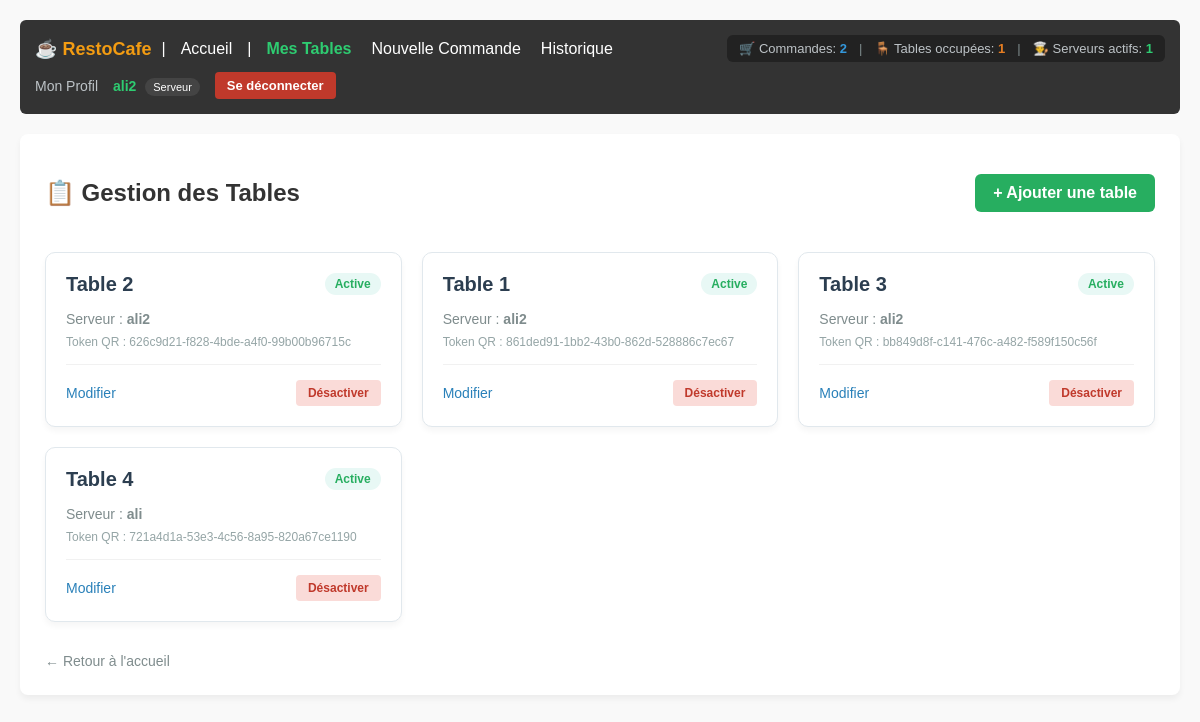
Page /tables/ (signed in) on the earlier database version.
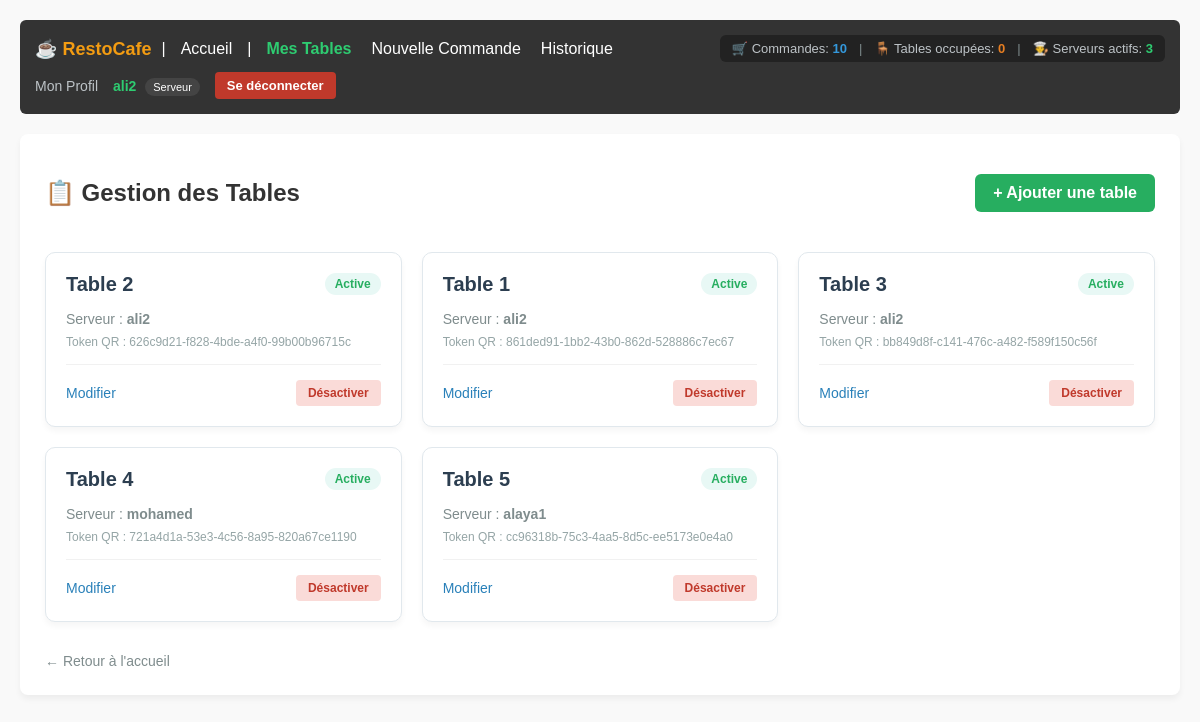
Same page on the later database version.
### tables/models.py (models this page shows, shortened)
class Table(models.Model):
  numero = models.IntegerField(unique=True)
  serveur = models.ForeignKey(
      settings.AUTH_USER_MODEL,
      on_delete=models.SET_NULL,
      null=True,
      blank=True,
      limit_choices_to={'role': 'serveur'},
      related_name='tables',
  )
  token_qr = models.UUIDField(default=uuid.uuid4, editable=False, unique=True)
  is_active = models.BooleanField(default=True)

### accounts/models.py (models this page shows, shortened)
class User(AbstractUser):
  ROLE_CHOICES = (
      ('admin', 'Administrateur'),
      ('serveur', 'Serveur'),
      ('cuisine', 'Cuisinier'),
  )
  role = models.CharField(
      max_length=20, choices=ROLE_CHOICES, default='serveur'
  )
  tel = models.CharField(max_length=20, blank=True, null=True)
  photo = models.ImageField(upload_to='profils/', blank=True, null=True)

### tables/views.py (the view)
# urls.py: path('', TableListView.as_view(), name='table_list'),
@method_decorator(login_required, name='dispatch')
class TableListView(ListView):
  model = Table
  template_name = 'tables/table_list.html'
  context_object_name = 'tables'

### accounts/context_processors.py (called while the page is built)
def restaurant_stats(request):
    if not request.user.is_authenticated:
        return {}
    total_commandes = Commande.objects.count()
    tables_occupees = Table.objects.filter(
        commandes__statut__in=['en_attente', 'en_preparation', 'prete']
    ).distinct().count()
    serveurs_actifs = User.objects.filter(
        role='serveur',
        commandes_gerees__isnull=False
    ).distinct().count()
    serveurs_stats = User.objects.filter(role='serveur').prefetch_related('commandes_gerees')
    return {
        'stat_commandes': total_commandes,
        'stat_tables_occupees': tables_occupees,
        'stat_serveurs': serveurs_actifs,
        'serveurs_stats': serveurs_stats,
    }

### tables/templates/tables/table_list.html (shortened to what this page needs)
{% extends 'base.html' %}
{% block content %}
    <div style="display: flex; justify-content: space-between; align-items: center; margin-bottom: 25px;">
        <h2>📋 Gestion des Tables</h2>
        <a href="{% url 'tables:table_add' %}" style="padding: 10px 18px; background: #27ae60; color: white; text-decoration: none; border-radius: 6px; font-weight: 600;">+ Ajouter une table</a>
    </div>
    <div style="display: grid; grid-template-columns: repeat(auto-fill, minmax(280px, 1fr)); gap: 20px;">
        {% for t in tables %}
            <div style="background: #ffffff; border: 1px solid #e1e8ed; border-radius: 10px; padding: 20px; box-shadow: 0 4px 6px rgba(0,0,0,0.04); position: relative; transition: transform 0.2s;">
                <div style="display: flex; justify-content: space-between; align-items: center; margin-bottom: 15px;">
                    <h3 style="margin: 0; color: #2c3e50; font-size: 20px;">Table {{ t.numero }}</h3>
                    {% if t.is_active %}
                        <span style="background: #e8f8f5; color: #27ae60; padding: 4px 10px; border-radius: 20px; font-size: 12px; font-weight: bold;">Active</span>
                    {% else %}
                        <span style="background: #fadbd8; color: #c0392b; padding: 4px 10px; border-radius: 20px; font-size: 12px; font-weight: bold;">Inactive</span>
                    {% endif %}
                </div>
                <p style="color: #7f8c8d; font-size: 14px; margin: 8px 0;">
                    Serveur : <strong>{% if t.serveur %}{{ t.serveur.username }}{% else %}<em>Aucun</em>{% endif %}</strong>
                </p>
                <p style="color: #95a5a6; font-size: 12px; margin: 8px 0; word-break: break-all;">
                    Token QR : {{ t.token_qr }}
                </p>
                <hr style="border: 0; border-top: 1px solid #f1f1f1; margin: 15px 0;">
                <div style="display: flex; justify-content: space-between; align-items: center;">
                    <a href="{% url 'tables:table_edit' t.pk %}" style="color: #2980b9; text-decoration: none; font-weight: 500; font-size: 14px;">Modifier</a>
                    <a href="{% url 'tables:table_toggle' t.pk %}" style="padding: 6px 12px; background: {% if t.is_active %}#fadbd8{% else %}#e8f8f5{% endif %}; color: {% if t.is_active %}#c0392b{% else %}#27ae60{% endif %}; text-decoration: none; border-radius: 4px; font-size: 12px; font-weight: bold;">
                        {% if t.is_active %}Désactiver{% else %}Activer{% endif %}
                    </a>
                </div>
            </div>
        {% empty %}
            <p style="grid-column: 1 / -1; text-align: center; color: #7f8c8d; padding: 40px;">Aucune table enregistrée pour le moment.</p>
        {% endfor %}
    </div>
    <div style="margin-top: 30px;">
        <a href="{% url 'accounts:home' %}" style="color: #7f8c8d; text-decoration: none; font-size: 14px;">← Retour à l'accueil</a>
    </div>
{% endblock %}

### templates/navbar.html (shortened to what this page needs)
<nav style="background: #333; color: #fff; padding: 15px; margin-bottom: 20px; border-radius: 6px; display: flex; justify-content: space-between; align-items: center; flex-wrap: wrap; gap: 10px;">
    <div style="display: flex; align-items: center; gap: 10px; flex-wrap: wrap;">
        <strong style="font-size: 18px; color: #f39c12;">☕ RestoCafe</strong> |
        <a href="{% url 'accounts:home' %}" style="color: #fff; text-decoration: none; margin: 0 5px;">Accueil</a>
        {% if user.is_authenticated %}
            |
            {% if user.role == 'admin' or user.is_superuser %}
                <a href="{% url 'accounts:admin_dashboard' %}" style="color: #3498db; text-decoration: none; margin: 0 5px; font-weight: bold;">Dashboard Admin</a>
                <a href="{% url 'accounts:user_list' %}" style="color: #fff; text-decoration: none; margin: 0 5px;">Utilisateurs</a>
                <a href="{% url 'tables:table_list' %}" style="color: #fff; text-decoration: none; margin: 0 5px;">Tables</a>
                <a href="{% url 'commandes:commande_list' %}" style="color: #fff; text-decoration: none; margin: 0 5px;">Commandes</a>
            {% elif user.role == 'serveur' %}
                <a href="{% url 'tables:serveur_dashboard' %}" style="color: #2ecc71; text-decoration: none; margin: 0 5px; font-weight: bold;">Mes Tables</a>
                <a href="{% url 'commandes:commande_add' %}" style="color: #fff; text-decoration: none; margin: 0 5px;">Nouvelle Commande</a>
                <a href="{% url 'commandes:commande_list' %}" style="color: #fff; text-decoration: none; margin: 0 5px;">Historique</a>
            {% elif user.role == 'cuisine' %}
                <a href="{% url 'commandes:cuisine_dashboard' %}" style="color: #f39c12; text-decoration: none; margin: 0 5px; font-weight: bold;">Dashboard Cuisine</a>
            {% endif %}
        {% endif %}
    </div>
    {% if user.is_authenticated %}
        <div style="display: flex; align-items: center; gap: 12px; background: #222; padding: 6px 12px; border-radius: 6px; font-size: 13px;">
            <span style="color: #bdc3c7;" title="Commandes totales">
                🛒 Commandes: <strong style="color: #3498db;">{{ stat_commandes|default:0 }}</strong>
            </span>
            <span style="color: #7f8c8d;">|</span>
            <span style="color: #bdc3c7;" title="Tables occupées">
                🪑 Tables occupées: <strong style="color: #e67e22;">{{ stat_tables_occupees|default:0 }}</strong>
            </span>
            <span style="color: #7f8c8d;">|</span>
            <span style="color: #bdc3c7;" title="Serveurs actifs">
                👨‍🍳 Serveurs actifs: <strong style="color: #2ecc71;">{{ stat_serveurs|default:0 }}</strong>
            </span>
        </div>
    {% endif %}
    <div style="display: flex; align-items: center; gap: 15px;">
        {% if user.is_authenticated %}
            <a href="{% url 'accounts:profile' %}" style="color: #bdc3c7; text-decoration: none; font-size: 14px;">Mon Profil</a>
            <span style="color: #2ecc71; font-size: 14px;">
                <strong>{{ user.username }}</strong>
                <span style="background: #444; color: #fff; padding: 3px 8px; border-radius: 10px; font-size: 11px; margin-left: 5px;">{{ user.get_role_display|default:user.role }}</span>
            </span>
            <form action="{% url 'accounts:logout' %}" method="post" style="display: inline; margin: 0;">
                <button type="submit" style="background: #c0392b; color: white; border: none; padding: 6px 12px; border-radius: 4px; cursor: pointer; font-size: 13px; font-weight: bold;">Se déconnecter</button>
            </form>
        {% else %}
            <span style="color: #e74c3c; font-size: 14px;">Non connecté</span>
            <a href="{% url 'accounts:login' %}" style="color: #fff; text-decoration: none; padding: 6px 12px; background: #2980b9; border-radius: 4px; font-size: 13px; font-weight: bold;">Connexion</a>
        {% endif %}
    </div>
</nav>

Differences in the rows shown:
changed Table "721a4d1a-53e3-4c56-8a95-820a67ce1190": serveur.username "ali" → "mohamed"
added Table: numero "5", is_active "Active", serveur.username "alaya1", token_qr "cc96318b-75c3-4aa5-8d5c-ee5173e0e4a0"
Other differences:
{{ stat_commandes|default:0 }}: "2" → "10"
{{ stat_tables_occupees|default:0 }}: "1" → "0"
{{ stat_serveurs|default:0 }}: "1" → "3"
